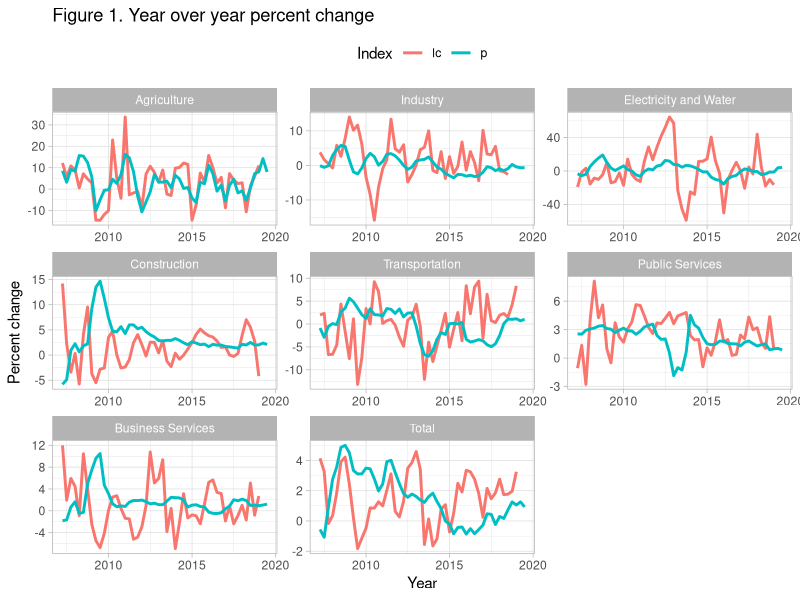
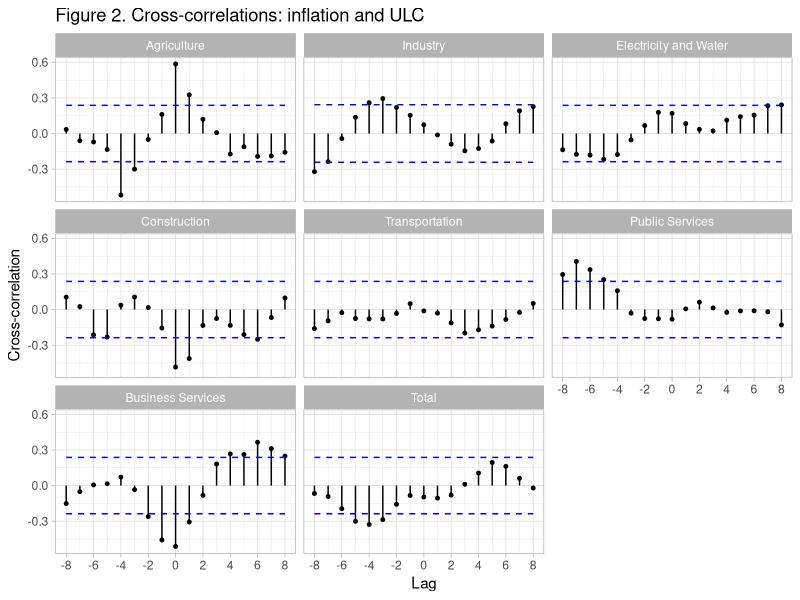
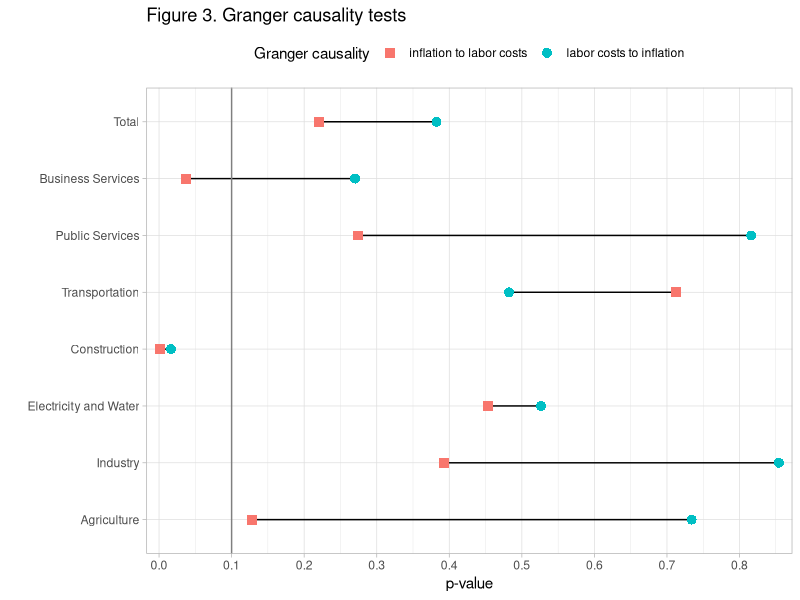

Recreate these plots in R, in order. (Note: this script raises an error after producing the figures.)
## ---- chunk 1
knitr::opts_chunk$set(eval = FALSE,
                      echo = TRUE,
                      warning = FALSE,
                      message = FALSE,
                      dpi = 300)

## ---- chunk 2

library(readxl)

df <- read_xlsx("data/wage-inflation-data.xlsx",
                sheet = "R_data",
                skip = 1)
## ---- chunk 3

library(tidyverse)

sector_code2name <- 
  tibble(sector_code = c("ag", "ind", "el", "const",
                         "tran", "ser_pub",
                          "ser_bis", "all"),
         sector_name = c("Agriculture", "Industry",
                         "Electricity and Water",
                         "Construction", "Transportation",
                         "Public Services",
                         "Business Services", "Total"))
## ---- chunk 4

library(lubridate)

df_tidy <- df %>% 
  mutate(DATE = ymd(DATE)) %>% 
  gather("type_sector_code", "value", -DATE) %>% 
  separate(type_sector_code,
           into = c("type", "sector_code"),
           sep = "_",
           extra = "merge") %>%
  filter(sector_code != "bs") %>% 
  left_join(sector_code2name) %>% 
  mutate(sector_name = as_factor(sector_name))

## ---- chunk 5

df_change <- df_tidy %>% 
  group_by(type, sector_code) %>% 
  mutate(dlog_value_q = 400*(log(value) - log(lag(value)))) %>% 
  mutate(dlog_value_y = 100*(log(value) - log(lag(value, 4)))) %>% 
  drop_na() %>% 
  ungroup()

## ---- chunk 6

seas_adj <- function(df) {
  df_ts <- ts(df, frequency = 4)
  df_ts_sa <- stats::stl(df_ts,
                         s.window = "periodic",
                         robust = TRUE)
  df_ts_tidy <- broom::augment(df_ts_sa)
  df_ts_tidy$.seasadj
}

df_change_sa <- df_change %>%
  group_by(type, sector_code) %>%
  mutate(dlog_value_q_sa = seas_adj(dlog_value_q)) %>% 
  ungroup()

## ---- chunk 7

theme_set(theme_light())

df_change %>% 
  ggplot(aes(DATE, dlog_value_y, color = type)) +
  geom_line(size = 1) +
  facet_wrap( ~ sector_name, scales = "free") +
  labs(x = "Year",
       y = "Percent change",
       color = "Index",
       title = "Figure 1. Year over year percent change") +
  theme(legend.position = "top")
  

## ---- chunk 8

df_nest <- df_change %>%
  select(DATE, type, sector_name, dlog_value_y) %>% 
  nest(-sector_name) %>% 
  mutate(data_spread = map(data, ~ spread(.x, type, dlog_value_y))) %>% 
  mutate(data_spread = map(data_spread, ~ drop_na(.x)))

## ---- chunk 9
conf.level = 0.9

df_ccf <- df_nest %>%
  mutate(n.used = map_int(data_spread, ~ length(.x$p))) %>% 
  mutate(conf.int = qnorm((1 + conf.level) / 2) / sqrt(n.used)) %>% 
  mutate(ccf = map(data_spread, ~ ccf(.x$p, .x$lc,
                                      type = "correlation",
                                      lag.max = 8,
                                      plot = FALSE))) %>% 
  mutate(ccf_tidy = map(ccf, broom::tidy)) %>% 
  unnest(ccf_tidy) %>% 
  arrange(sector_name, lag)
  
## ---- chunk 10

df_ccf %>% 
  ggplot(aes(lag, acf)) +
  geom_segment(aes(xend = lag, yend = 0)) +
  geom_point(size = 1, colour = "black") +
  geom_line(aes(lag, conf.int),color='blue', linetype='dashed') +
  geom_line(aes(lag, -conf.int),color='blue', linetype='dashed') +
  scale_x_continuous(breaks=seq(-8,8,2)) +
  facet_wrap( ~ sector_name) +
  labs(x = "Lag",
       y = "Cross-correlation",
       title = "Figure 2. Cross-correlations: inflation and ULC")


## ---- chunk 11

lag.order <- 4

df_granger <- df_nest %>% 
  # test inflation -> ulc ?
  mutate(granger_p2lc = map(data_spread,
                       ~ lmtest::grangertest(lc ~ p,
                                             order = lag.order,
                                             data = .x))) %>%
  mutate(granger_p2lc_tidy = map(granger_p2lc, broom::tidy)) %>% 
  # test ulc -> inflation ?
  mutate(granger_lc2p = map(data_spread,
                       ~ lmtest::grangertest(p ~ lc,
                                             order = lag.order,
                                             data = .x))) %>%
  mutate(granger_lc2p_tidy = map(granger_lc2p, broom::tidy)) %>% 
  unnest(granger_p2lc_tidy, granger_lc2p_tidy) %>% 
  rename(p.value_p2lc = p.value, p.value_lc2p = p.value1) %>% 
  drop_na()
  

## ---- chunk 12

df_granger %>%
  arrange(sector_name) %>% 
  ggplot(aes(x = sector_name)) +
  geom_linerange(aes(ymin = p.value_p2lc, ymax = p.value_lc2p)) +
  geom_point(aes(y = p.value_p2lc,
                 colour = "inflation to labor costs"),
             size = 3, shape = 15) +
  geom_point(aes(y = p.value_lc2p,
                 colour = "labor costs to inflation"),
             size = 3, shape = 16) +
  geom_hline(yintercept = 0.1, color = "gray50") +
  labs(x = "",
       y = "p-value",
       color = "Granger causality",
       title = "Figure 3. Granger causality tests") +
  scale_y_continuous(expand = c(0.01,0.01), breaks = seq(0, 1, 0.1)) +
  coord_flip() +
  theme(legend.position="top")

## ---- chunk 13
granger_fun <- function(tsb, lag.order) {
  
  result_21 <- lmtest::grangertest(tsb[,1] ~ tsb[,2],
                                order = lag.order)
  
  result_12 <- lmtest::grangertest(tsb[,2] ~ tsb[,1],
                                order = lag.order)
  
  c(result_21$F[2], result_12$F[2])
}

## ---- chunk 14

library(boot) # for the bootstrap
library(furrr) # for parallel computation
plan(multiprocess)

boot_rep <- 99
block_length <- round(48^(1/3))
lag_order <- 4
sim <- "geom"

df_granger_boot <- df_nest %>% 
  mutate(ts_data = map(data_spread, ~ ts(cbind(.x$p, .x$lc)))) %>% 
  mutate(granger_ouput = map(ts_data,
                            ~ tsboot(.x, granger_fun, R = boot_rep,
                                     l = block_length, sim = sim,
                                     lag.order = lag_order))) %>% 
  mutate(p.value_p2lc = map_dbl(granger_ouput, ~
                                 mean(.x$t[,2] > .x$t0[2]))) %>% 
  mutate(p.value_lc2p = map_dbl(granger_ouput, ~
                                 mean(.x$t[,1] > .x$t0[1])))




## ---- chunk 15
df_granger_boot %>%
  arrange(sector_name) %>% 
  ggplot(aes(x = sector_name)) +
  geom_linerange(aes(ymin = p.value_p2lc, ymax = p.value_lc2p)) +
  geom_point(aes(y = p.value_p2lc,
                 colour = "inflation to labor costs"),
             size = 3, shape = 15) +
  geom_point(aes(y = p.value_lc2p,
                 colour = "labor costs to inflation"),
             size = 3, shape = 16) +
  geom_hline(yintercept = 0.1, color = "gray50") +
  labs(x = "",
       y = "p-value",
       color = "Granger causality",
       title = "Figure 3. Granger causality tests") +
  scale_y_continuous(expand = c(0.01,0.01), breaks = seq(0, 1, 0.1)) +
  coord_flip() +
  theme(legend.position="top")
